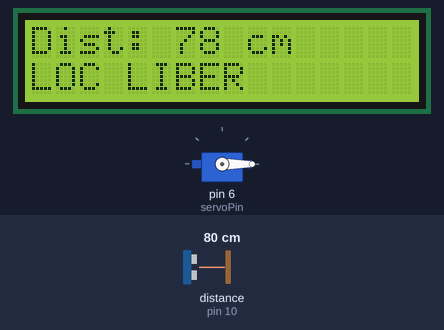
Bench run of a sketch on a simulated Arduino Uno, built with avr-gcc and run on an emulated ATmega328P. Parts: servo, 16×2 character LCD. Wiring (inferred from the names in the program): ultrasonic range finder: trigger pin 9; echo pin 10. The test bench sets the inputs (shaded band); at power-on: distance to the obstacle (sensor on pin 10) 80 cm. The echo pulse lasts 58.3 µs per cm.

Above: at 3.2 s.
3.3 s: distance to the obstacle (sensor on pin 10) set to 18 cm
At 4.1 s:
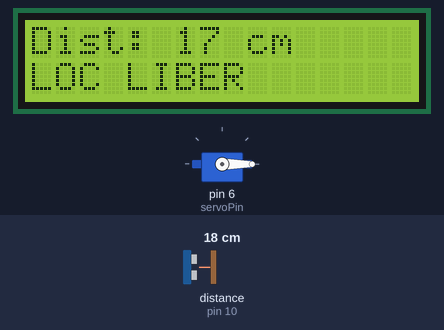
5.2 s: distance to the obstacle (sensor on pin 10) set to 14 cm
At 6.2 s:
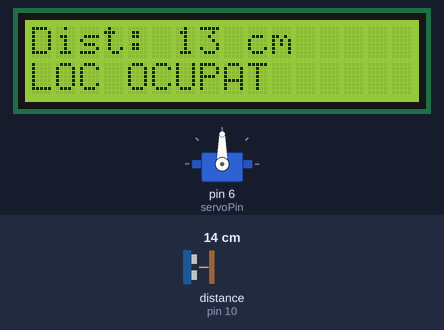
6.8 s: distance to the obstacle (sensor on pin 10) set to 2 cm
At 8.3 s:
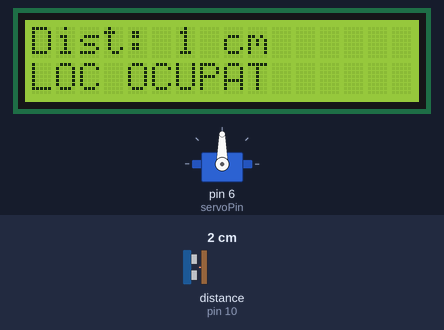
Timing chart, 0 to 9.8 s (numbered marks = the images above; inputs shaded):
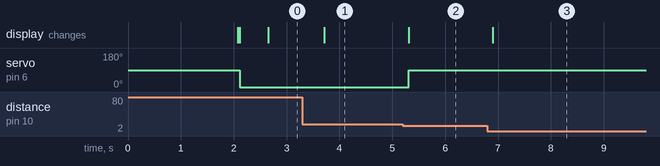

Measured:
- the behaviour switches between 16 and 15 cm on distance to the obstacle (sensor on pin 10) (found by bisection; images 1 and 2)
- after the input at 3.3 s, the display: changes after 0.42 s (image 1)
- after the input at 5.2 s, servo on pin 6 (servoPin): 0° → 90° after 0.11 s; the display: changes after 0.11 s (image 2)
- after the input at 6.8 s, the display: changes after 0.10 s (image 3)

The sketch:

smart_barrier.ino
```cpp
#include <Servo.h>
#include <Wire.h>
#include <LiquidCrystal_I2C.h>

Servo bariera;
LiquidCrystal_I2C lcd(0x27, 16, 2);

const int trigPin = 9;
const int echoPin = 10;
const int servoPin = 6;

long durata;
int distanta;

void setup() {
  Serial.begin(9600);
  bariera.attach(servoPin);
  pinMode(trigPin, OUTPUT);
  pinMode(echoPin, INPUT);

  lcd.begin(16, 2);
  lcd.backlight();
  lcd.setCursor(0, 0);
  lcd.print("Sistem parcare");
  delay(2000);
  lcd.clear();
}

void loop() {
  // Masoara distanta
  digitalWrite(trigPin, LOW);
  delayMicroseconds(2);
  digitalWrite(trigPin, HIGH);
  delayMicroseconds(10);
  digitalWrite(trigPin, LOW);

  durata = pulseIn(echoPin, HIGH);
  distanta = durata * 0.034 / 2;

  lcd.setCursor(0, 0);
  lcd.print("Dist: ");
  lcd.print(distanta);
  lcd.print(" cm   ");

  if (distanta < 15) {
    lcd.setCursor(0, 1);
    lcd.print("LOC OCUPAT      ");
    bariera.write(90); // Deschide bariera
  } else {
    lcd.setCursor(0, 1);
    lcd.print("LOC LIBER       ");
    bariera.write(0); // Inchide bariera
  }

  delay(500);
}
```
